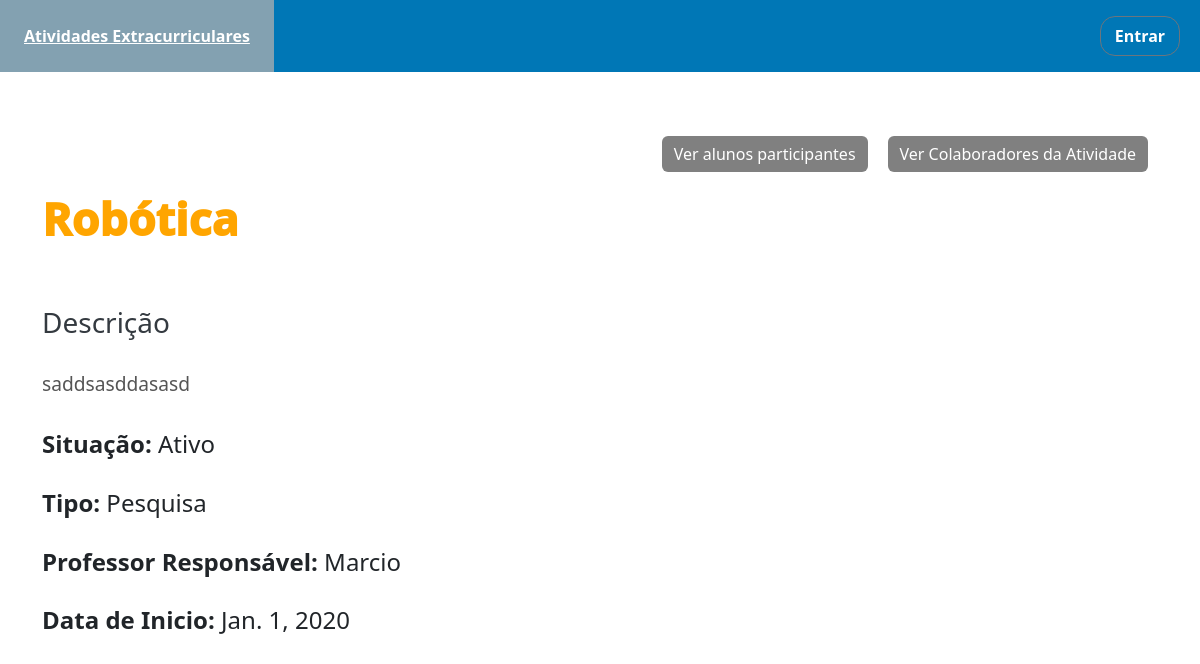
The app's page /exibir_ativi/1 with its own data.
### site_pfi/models.py (models this page shows, shortened)
class AtividadeExtracurricular(models.Model):
    nome = models.CharField(max_length=50)
    descricao = models.TextField() #Talvez depois definir um numero maximo de caracterres
    tipo = models.CharField(max_length=50)
    situacao = models.CharField(max_length=50)
    data_inicio = models.DateField()
    data_termino = models.DateField(blank=True, null=True)
    docente = models.ForeignKey('Docente', on_delete=models.DO_NOTHING)

class Docente(models.Model):
    user = models.OneToOneField(User, on_delete=models.CASCADE)
    nome = models.CharField(max_length=50)
    formacao = models.CharField(max_length=80)
    def __str__(self):
        return self.nome

### site_pfi/views.py (the view)
# urls.py: path('exibir_ativi/<int:pk>', views.exibir_atividade, name='exibir_atividade'),
def exibir_atividade(request, pk):
    print("entrou na atividade")
    atividade = AtividadeExtracurricular.objects.get(pk=pk)
    imagens = Imagens.objects.filter(fk_atividade_extracurricular=pk)
    context = {'atividade': atividade, 'imagens': imagens}
    return render(request,'exibir_atividade.html', context=context)

### templates/exibir_atividade.html (shortened to what this page needs)
{% extends 'page.html' %}
{% load static %}
{% block conteudo %}
    <section class="infos container mt-5 mb-5">
        <div class="cadastrar-button-area" style="display: flex; flex-direction: row; align-items: end;">
            <a href="{% url 'listar_alunos_participando' atividade.pk %}" class="btn btn-dark mt-3" style="margin-left: 10px; margin-right: 10px; background-color: gray; border: gray">
                Ver alunos participantes
            </a>
            <a class="btn btn-dark mt-3" href="{% url 'listar_colaboradores_participando' atividade.pk %}" style="margin-left: 10px; margin-right: 10px; background-color: gray; border: gray">
                Ver Colaboradores da Atividade
            </a>
        </div>
        <h1 class="titulo_projeto">
            {{ atividade.nome }}
        </h1>
        <h3>Descrição</h3>
        <p>
            {{ atividade.descricao }}
        </p>
        <div class="detalhes">
            <h4><strong>Situação:</strong> {{ atividade.situacao }}</h4>
            <h4><strong>Tipo:</strong> {{ atividade.tipo }}</h4>
            <h4><strong>Professor Responsável:</strong> {{ atividade.docente }}</h4>
            <h4><strong>Data de Inicio:</strong> {{ atividade.data_inicio }}</h4>
        </div>
    </section>
{% endblock conteudo %}

### site_pfi/static/estilo.css (style rules this page uses)
*, *:after, *:before { margin: 0; padding: 0; box-sizing: border-box; }
body { font-size: 1.5rem; background: black; }
.infos { background: white; }
.titulo_projeto { font-size: 2.8rem; font-weight: 950; color: orange; margin-bottom: 60px; text-align: start; }
.infos h3 { color: #343a40; margin-top: 30px; margin-bottom: 30px; }
.infos p { font-size: 1.2rem; line-height: 1.6; text-align: justify; color: #555; }
.detalhes h4 { margin-top: 30px; margin-bottom: 30px; font-weight: 500; }
.container { max-width: 900px; margin: auto; }
.cadastrar-button-area { display: flex; justify-content: flex-end; margin-bottom: 20px; }

### records on screen
AtividadeExtracurricular: nome "Robótica", descricao "saddsasddasasd", situacao "Ativo", tipo "Pesquisa", docente "Marcio", data_inicio "Jan. 1, 2020"
